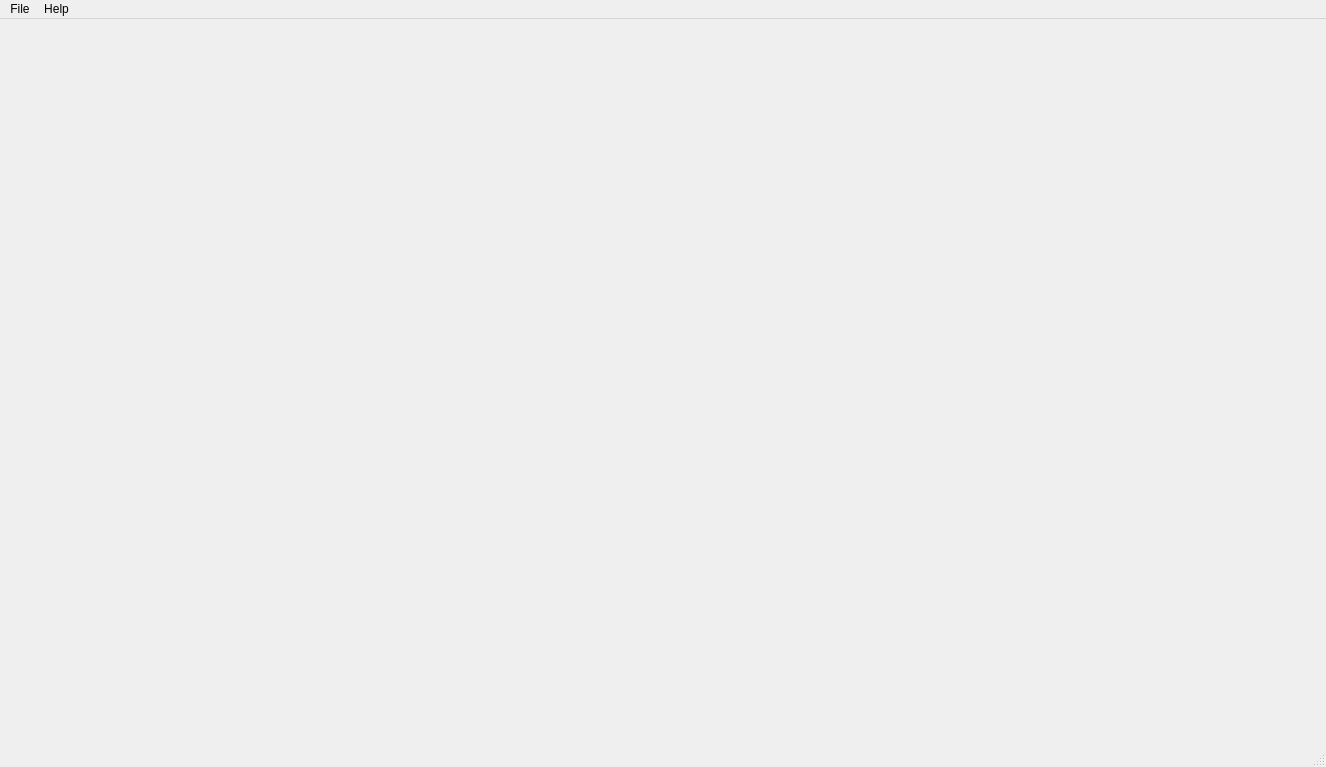
<?xml version="1.0" encoding="UTF-8"?>
<ui version="4.0">
 <class>MainWindow</class>
 <widget class="QMainWindow" name="MainWindow">
  <property name="geometry">
   <rect>
    <x>0</x>
    <y>0</y>
    <width>1326</width>
    <height>767</height>
   </rect>
  </property>
  <property name="sizePolicy">
   <sizepolicy hsizetype="Expanding" vsizetype="Expanding">
    <horstretch>0</horstretch>
    <verstretch>0</verstretch>
   </sizepolicy>
  </property>
  <property name="font">
   <font>
    <pointsize>9</pointsize>
   </font>
  </property>
  <property name="windowTitle">
   <string notr="true">Plan Guide Planner</string>
  </property>
  <widget class="QWidget" name="centralwidget">
   <property name="sizePolicy">
    <sizepolicy hsizetype="Expanding" vsizetype="Expanding">
     <horstretch>0</horstretch>
     <verstretch>0</verstretch>
    </sizepolicy>
   </property>
   <layout class="QGridLayout" name="gridLayout">
    <item row="0" column="0">
     <layout class="QVBoxLayout" name="verticalLayout">
      <property name="spacing">
       <number>9</number>
      </property>
      <property name="sizeConstraint">
       <enum>QLayout::SizeConstraint::SetDefaultConstraint</enum>
      </property>
      <item>
       <widget class="QTabWidget" name="guideSwitcher">
        <property name="tabShape">
         <enum>QTabWidget::TabShape::Triangular</enum>
        </property>
        <property name="currentIndex">
         <number>-1</number>
        </property>
        <property name="documentMode">
         <bool>true</bool>
        </property>
        <property name="tabsClosable">
         <bool>false</bool>
        </property>
        <property name="movable">
         <bool>true</bool>
        </property>
       </widget>
      </item>
     </layout>
    </item>
   </layout>
  </widget>
  <widget class="QMenuBar" name="menubar">
   <property name="geometry">
    <rect>
     <x>0</x>
     <y>0</y>
     <width>1326</width>
     <height>29</height>
    </rect>
   </property>
   <widget class="QMenu" name="menuFile">
    <property name="title">
     <string>File</string>
    </property>
    <addaction name="actionOpen_File"/>
    <addaction name="actionSave_Guide_As"/>
    <addaction name="actionSave_All_Guides"/>
    <addaction name="separator"/>
    <addaction name="actionClose_guide"/>
    <addaction name="actionClose_all_guides"/>
    <addaction name="separator"/>
    <addaction name="actionOpen_In_Creator"/>
    <addaction name="actionOpen_Creator"/>
    <addaction name="separator"/>
    <addaction name="actionPreference"/>
    <addaction name="actionExit"/>
   </widget>
   <widget class="QMenu" name="menuHelp">
    <property name="title">
     <string>Help</string>
    </property>
    <addaction name="actionReport_an_issue"/>
    <addaction name="actionAbout"/>
   </widget>
   <addaction name="menuFile"/>
   <addaction name="menuHelp"/>
  </widget>
  <widget class="QStatusBar" name="statusbar"/>
  <action name="actionExit">
   <property name="text">
    <string>Exit</string>
   </property>
   <property name="shortcut">
    <string>Ctrl+Q</string>
   </property>
  </action>
  <action name="actionPreference">
   <property name="text">
    <string>Preferences</string>
   </property>
   <property name="visible">
    <bool>true</bool>
   </property>
  </action>
  <action name="actionOpen_File">
   <property name="text">
    <string>Open File</string>
   </property>
   <property name="shortcut">
    <string>Ctrl+O</string>
   </property>
  </action>
  <action name="actionAbout">
   <property name="text">
    <string>About</string>
   </property>
  </action>
  <action name="actionSave_Guide_As">
   <property name="text">
    <string>Save And Close Guide</string>
   </property>
   <property name="shortcut">
    <string>Ctrl+S</string>
   </property>
  </action>
  <action name="actionClose_guide">
   <property name="enabled">
    <bool>true</bool>
   </property>
   <property name="text">
    <string>Close guide</string>
   </property>
  </action>
  <action name="actionClose_all_guides">
   <property name="text">
    <string>Close all guides</string>
   </property>
  </action>
  <action name="actionOpen_Creator">
   <property name="text">
    <string>Open Creator</string>
   </property>
  </action>
  <action name="actionSave_All_Guides">
   <property name="text">
    <string>Save And Close All Guides</string>
   </property>
   <property name="shortcut">
    <string>Ctrl+Alt+S</string>
   </property>
  </action>
  <action name="actionOpen_In_Creator">
   <property name="text">
    <string>Open In Creator</string>
   </property>
   <property name="shortcut">
    <string>Ctrl+E</string>
   </property>
  </action>
  <action name="actionReport_an_issue">
   <property name="text">
    <string>Report an issue</string>
   </property>
  </action>
 </widget>
 <tabstops>
  <tabstop>guideSwitcher</tabstop>
 </tabstops>
 <resources/>
 <connections>
  <connection>
   <sender>actionExit</sender>
   <signal>triggered()</signal>
   <receiver>MainWindow</receiver>
   <slot>close()</slot>
   <hints>
    <hint type="sourcelabel">
     <x>-1</x>
     <y>-1</y>
    </hint>
    <hint type="destinationlabel">
     <x>708</x>
     <y>444</y>
    </hint>
   </hints>
  </connection>
 </connections>
</ui>
